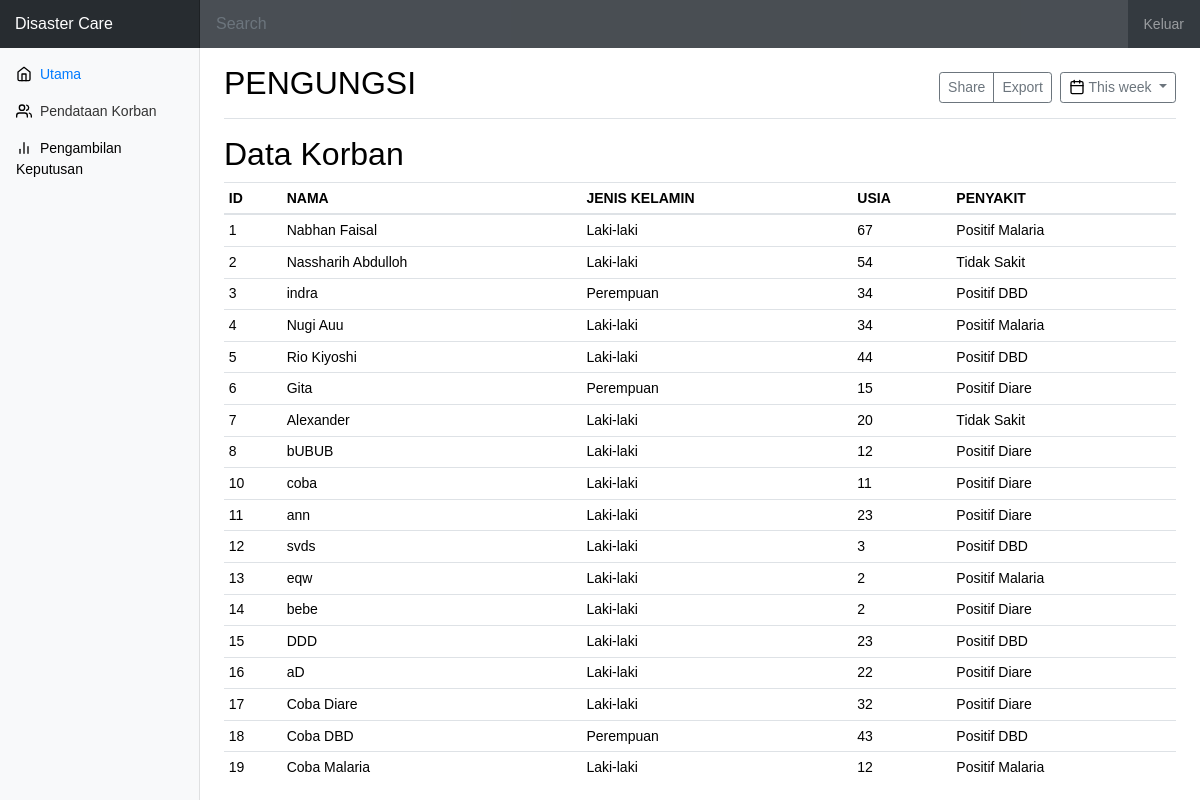
Screenshot of /index.php/c_admin/tampil_data with the database file from the repository.
### tables this page shows
CREATE TABLE `penyakit` (
  `id_penyakit` int(9) NOT NULL,
  `gejala_awal` varchar(25) DEFAULT NULL,
  `gejala_kedua` varchar(12) DEFAULT NULL,
  `penyakit` varchar(25) DEFAULT NULL,
  `id_korban` int(11) NOT NULL
);

CREATE TABLE `korban` (
  `id_korban` int(9) NOT NULL,
  `nama` varchar(25) NOT NULL,
  `jenis_kelamin` varchar(12) NOT NULL,
  `usia` int(3) NOT NULL,
  `id_petugas` int(9) DEFAULT NULL,
  `penyakit` varchar(25) NOT NULL
);

### application/controllers/C_admin.php (called while the page is built, shortened)
<?php
class C_admin extends CI_Controller {
	public function __construct(){
		$this->load->model('M_admin');
		$this->load->model('M_scpk');
	}
	public function tampil_data(){
		$this->load->model('M_admin');
		$data['data'] = $this->M_admin->show();
		$this->load->view('admin', $data);
	}
}
?>

### index.php (called while the page is built, shortened)
<?php
require_once BASEPATH.'core/CodeIgniter.php';

### application/models/M_admin.php (called while the page is built, shortened)
<?php
class M_admin extends CI_Model {
	private $table  = 'korban';
	private $table4 = 'penyakit';
	public function show()
	{
		return $this->db->join($this->table4,'penyakit.id_korban=korban.id_korban')
						->get($this->table)
						->result_array();
	}
}
?>

### application/views/admin.php (the view, shortened to what this page needs)
<!doctype html>
<html lang="en">
  <head>
    <link href="<?= base_url ('css/bootstrap.min.css');?>" rel="stylesheet">
    <link rel="stylesheet" type="text/css" href="<?= base_url ('css/bootstrap.css');?>">
    <link href="<?= base_url ('css/dasbor.css');?>" rel="stylesheet">
    <link rel="stylesheet" href="<?= base_url('css/style.css');?>">
  </head>
  <body>
    <form role="form" method="post" action="<?= base_url('C_admin/tampil_data');?>">
    <nav class="navbar navbar-dark sticky-top bg-dark flex-md-nowrap p-0">
      <a class="navbar-brand col-sm-3 col-md-2 mr-0" href="#">Disaster Care</a>
      <input class="form-control form-control-dark w-100" type="text" placeholder="Search" aria-label="Search">
      <ul class="navbar-nav px-3">
        <li class="nav-item text-nowrap">
          <a class="nav-link" href="<?= base_url('C_login');?>">Keluar</a>
        </li>
      </ul>
    </nav>
    <div class="container-fluid">
      <div class="row">
        <nav class="col-md-2 d-none d-md-block bg-light sidebar">
          <div class="sidebar-sticky">
            <ul class="nav flex-column">
              <li class="nav-item">
                <a class="nav-link active" href="<?= base_url('C_admin/tampil_data');?>">
                  <span data-feather="home"></span>
                  Utama <span class="sr-only">(current)</span>
                </a>
              </li>
              <li class="nav-item">
                <a class="nav-link" href="<?= base_url('C_admin/masukkan');?>">
                  <span data-feather="users"></span>
                  Pendataan Korban
                </a>
              </li>
              <li>
                <a class="nav-link accordion-toggle toggle-switch" data-toggle="collapse" href="#submenu-3">
                  <span data-feather="bar-chart-2"></span>
                  <span class="sidebar-title">Pengambilan Keputusan</span>
                </a>
              </li>
            </ul>
          </div>
        </nav>
        <main role="main" class="col-md-9 ml-sm-auto col-lg-10 pt-3 px-4">
          <div class="d-flex justify-content-between flex-wrap flex-md-nowrap align-items-center pb-2 mb-3 border-bottom">
            <h1 class="h2">PENGUNGSI</h1>
            <div class="btn-toolbar mb-2 mb-md-0">
              <div class="btn-group mr-2">
                <button class="btn btn-sm btn-outline-secondary">Share</button>
                <button class="btn btn-sm btn-outline-secondary">Export</button>
              </div>
              <button class="btn btn-sm btn-outline-secondary dropdown-toggle">
                <span data-feather="calendar"></span>
                This week
              </button>
            </div>
          </div>
           <h2>Data Korban</h2>
          <div class="table-responsive">
            <table class="table table-hover table-sm">
              <thead>
                <tr>
                  <th>ID</th>
                  <th>NAMA</th>
                  <th>JENIS KELAMIN</th>
                  <th>USIA</th>
                  <th>PENYAKIT</th>
                </tr>
              </thead>
              <tbody>
                <?php foreach($data as $v): ?>
                  <tr>
                    <td><?php echo $v["id_korban"]; ?></td>
                    <td><?php echo $v["nama"]; ?></td>
                    <td><?php echo $v["jenis_kelamin"]; ?></td>
                    <td><?php echo $v["usia"]; ?></td>
                    <td><?php echo $v["penyakit"]; ?></td>
                  </tr>
                <?php endforeach; ?>
              </tbody>
            </table>
          </div>
        </main>
      </div>
    </div>
    </form>
  </body>
</html>

### css/dasbor.css (style rules this page uses)
body { font-size: .875rem; }
.feather { width: 16px; height: 16px; vertical-align: text-bottom; }
.sidebar { position: fixed; top: 0; bottom: 0; left: 0; z-index: 100; padding: 0; box-shadow: inset -1px 0 0 rgba(0, 0, 0, .1); }
.sidebar-sticky { position: -webkit-sticky; position: sticky; top: 48px; height: calc(100vh - 48px); padding-top: .5rem; overflow-x: hidden; overflow-y: auto; }
.sidebar .nav-link { font-weight: 500; color: #333; }
.sidebar .nav-link .feather { margin-right: 4px; color: #999; }
.sidebar .nav-link.active { color: #007bff; }
.sidebar .nav-link:hover .feather, .sidebar .nav-link.active .feather { color: inherit; }
.navbar-brand { padding-top: .75rem; padding-bottom: .75rem; font-size: 1rem; background-color: rgba(0, 0, 0, .25); box-shadow: inset -1px 0 0 rgba(0, 0, 0, .25); }
.navbar .form-control { padding: .75rem 1rem; border-width: 0; border-radius: 0; }
.form-control-dark { color: #fff; background-color: rgba(255, 255, 255, .1); border-color: rgba(255, 255, 255, .1); }
.border-bottom { border-bottom: 1px solid #e5e5e5; }

### assets/css/style.css (style rules this page uses)
* { font-family: 'Helvetica', sans-serif; color: black; }
html { overflow-y: hidden; }
body { margin: 0; }

### rows the page displays
penyakit: id_korban "1", id_korban.nama "Nabhan Faisal", id_korban.jenis_kelamin "Laki-laki", id_korban.usia "67", penyakit "Positif Malaria"
penyakit: id_korban "2", id_korban.nama "Nassharih Abdulloh", id_korban.jenis_kelamin "Laki-laki", id_korban.usia "54", penyakit "Tidak Sakit"
penyakit: id_korban "3", id_korban.nama "indra", id_korban.jenis_kelamin "Perempuan", id_korban.usia "34", penyakit "Positif DBD"
penyakit: id_korban "4", id_korban.nama "Nugi Auu", id_korban.jenis_kelamin "Laki-laki", id_korban.usia "34", penyakit "Positif Malaria"
penyakit: id_korban "5", id_korban.nama "Rio Kiyoshi", id_korban.jenis_kelamin "Laki-laki", id_korban.usia "44", penyakit "Positif DBD"
penyakit: id_korban "6", id_korban.nama "Gita", id_korban.jenis_kelamin "Perempuan", id_korban.usia "15", penyakit "Positif Diare"
penyakit: id_korban "7", id_korban.nama "Alexander", id_korban.jenis_kelamin "Laki-laki", id_korban.usia "20", penyakit "Tidak Sakit"
penyakit: id_korban "8", id_korban.nama "bUBUB", id_korban.jenis_kelamin "Laki-laki", id_korban.usia "12", penyakit "Positif Diare"
penyakit: id_korban "10", id_korban.nama "coba", id_korban.jenis_kelamin "Laki-laki", id_korban.usia "11", penyakit "Positif Diare"
penyakit: id_korban "11", id_korban.nama "ann", id_korban.jenis_kelamin "Laki-laki", id_korban.usia "23", penyakit "Positif Diare"
penyakit: id_korban "12", id_korban.nama "svds", id_korban.jenis_kelamin "Laki-laki", id_korban.usia "3", penyakit "Positif DBD"
penyakit: id_korban "13", id_korban.nama "eqw", id_korban.jenis_kelamin "Laki-laki", id_korban.usia "2", penyakit "Positif Malaria"
penyakit: id_korban "14", id_korban.nama "bebe", id_korban.jenis_kelamin "Laki-laki", id_korban.usia "2", penyakit "Positif Diare"
penyakit: id_korban "15", id_korban.nama "DDD", id_korban.jenis_kelamin "Laki-laki", id_korban.usia "23", penyakit "Positif DBD"
penyakit: id_korban "16", id_korban.nama "aD", id_korban.jenis_kelamin "Laki-laki", id_korban.usia "22", penyakit "Positif Diare"
penyakit: id_korban "17", id_korban.nama "Coba Diare", id_korban.jenis_kelamin "Laki-laki", id_korban.usia "32", penyakit "Positif Diare"
penyakit: id_korban "18", id_korban.nama "Coba DBD", id_korban.jenis_kelamin "Perempuan", id_korban.usia "43", penyakit "Positif DBD"
penyakit: id_korban "19", id_korban.nama "Coba Malaria", id_korban.jenis_kelamin "Laki-laki", id_korban.usia "12", penyakit "Positif Malaria"
